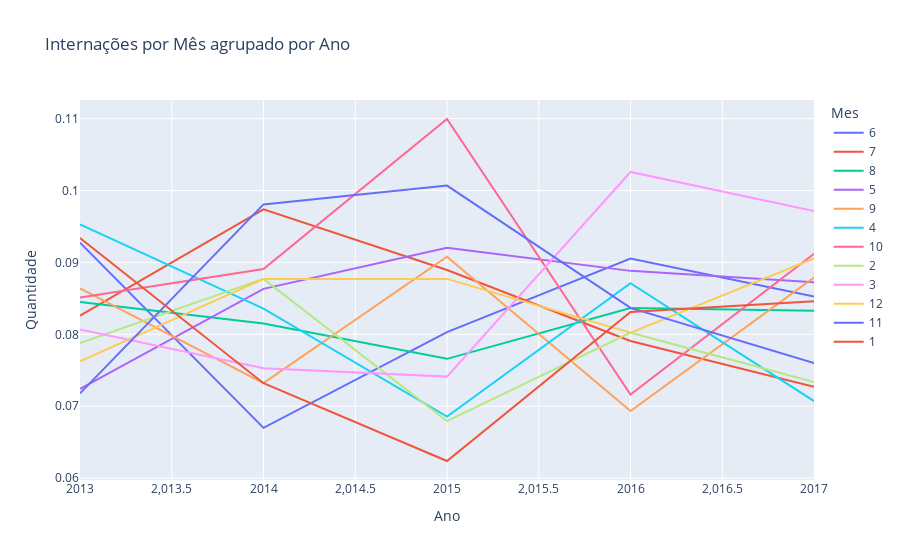

Notebook cell for this chart:
### Code cell
px.line(ano_mes_internacao, x='Mes', y = 'Quantidade', color='Ano', title='Internações por Mês agrupado por Ano')
px.line(ano_mes_internacao_cum.sort_values(by='Ano'), x='Ano', y = 'Quantidade', color='Mes', title='Internações por Mês agrupado por Ano')

### Figure 1 — Plotly figure (JSON) as saved in the notebook; plotly's stock layout.template omitted (floating-point values rounded to 4 significant figures)
{"data": [{"hovertemplate": "Mes=6<br>Ano=%{x}<br>Quantidade=%{y}<extra></extra>", "legendgroup": "6", "line": {"color": "#636efa", "dash": "solid"}, "marker": {"symbol": "circle"}, "mode": "lines", "name": "6", "orientation": "v", "showlegend": true, "type": "scatter", "x": [2013, 2014, 2015, 2016, 2017], "xaxis": "x", "y": [0.09276, 0.06699, 0.0803, 0.09054, 0.08526], "yaxis": "y"}, {"hovertemplate": "Mes=7<br>Ano=%{x}<br>Quantidade=%{y}<extra></extra>", "legendgroup": "7", "line": {"color": "#EF553B", "dash": "solid"}, "marker": {"symbol": "circle"}, "mode": "lines", "name": "7", "orientation": "v", "showlegend": true, "type": "scatter", "x": [2013, 2014, 2015, 2016, 2017], "xaxis": "x", "y": [0.08259, 0.09738, 0.08894, 0.07908, 0.0727], "yaxis": "y"}, {"hovertemplate": "Mes=8<br>Ano=%{x}<br>Quantidade=%{y}<extra></extra>", "legendgroup": "8", "line": {"color": "#00cc96", "dash": "solid"}, "marker": {"symbol": "circle"}, "mode": "lines", "name": "8", "orientation": "v", "showlegend": true, "type": "scatter", "x": [2013, 2014, 2015, 2016, 2017], "xaxis": "x", "y": [0.0845, 0.08149, 0.07659, 0.08367, 0.08328], "yaxis": "y"}, {"hovertemplate": "Mes=5<br>Ano=%{x}<br>Quantidade=%{y}<extra></extra>", "legendgroup": "5", "line": {"color": "#ab63fa", "dash": "solid"}, "marker": {"symbol": "circle"}, "mode": "lines", "name": "5", "orientation": "v", "showlegend": true, "type": "scatter", "x": [2013, 2014, 2015, 2016, 2017], "xaxis": "x", "y": [0.07243, 0.08633, 0.09203, 0.08883, 0.08724], "yaxis": "y"}, {"hovertemplate": "Mes=9<br>Ano=%{x}<br>Quantidade=%{y}<extra></extra>", "legendgroup": "9", "line": {"color": "#FFA15A", "dash": "solid"}, "marker": {"symbol": "circle"}, "mode": "lines", "name": "9", "orientation": "v", "showlegend": true, "type": "scatter", "x": [2013, 2014, 2015, 2016, 2017], "xaxis": "x", "y": [0.0864, 0.0732, 0.0908, 0.06934, 0.0879], "yaxis": "y"}, {"hovertemplate": "Mes=4<br>Ano=%{x}<br>Quantidade=%{y}<extra></extra>", "legendgroup": "4", "line": {"color": "#19d3f3", "dash": "solid"}, "marker": {"symbol": "circle"}, "mode": "lines", "name": "4", "orientation": "v", "showlegend": true, "type": "scatter", "x": [2013, 2014, 2015, 2016, 2017], "xaxis": "x", "y": [0.0953, 0.08356, 0.06856, 0.08711, 0.07072], "yaxis": "y"}, {"hovertemplate": "Mes=10<br>Ano=%{x}<br>Quantidade=%{y}<extra></extra>", "legendgroup": "10", "line": {"color": "#FF6692", "dash": "solid"}, "marker": {"symbol": "circle"}, "mode": "lines", "name": "10", "orientation": "v", "showlegend": true, "type": "scatter", "x": [2013, 2014, 2015, 2016, 2017], "xaxis": "x", "y": [0.08513, 0.08909, 0.1099, 0.07163, 0.09121], "yaxis": "y"}, {"hovertemplate": "Mes=2<br>Ano=%{x}<br>Quantidade=%{y}<extra></extra>", "legendgroup": "2", "line": {"color": "#B6E880", "dash": "solid"}, "marker": {"symbol": "circle"}, "mode": "lines", "name": "2", "orientation": "v", "showlegend": true, "type": "scatter", "x": [2013, 2014, 2015, 2016, 2017], "xaxis": "x", "y": [0.07878, 0.08771, 0.06794, 0.08023, 0.07336], "yaxis": "y"}, {"hovertemplate": "Mes=3<br>Ano=%{x}<br>Quantidade=%{y}<extra></extra>", "legendgroup": "3", "line": {"color": "#FF97FF", "dash": "solid"}, "marker": {"symbol": "circle"}, "mode": "lines", "name": "3", "orientation": "v", "showlegend": true, "type": "scatter", "x": [2013, 2014, 2015, 2016, 2017], "xaxis": "x", "y": [0.08069, 0.07528, 0.07412, 0.1026, 0.09716], "yaxis": "y"}, {"hovertemplate": "Mes=12<br>Ano=%{x}<br>Quantidade=%{y}<extra></extra>", "legendgroup": "12", "line": {"color": "#FECB52", "dash": "solid"}, "marker": {"symbol": "circle"}, "mode": "lines", "name": "12", "orientation": "v", "showlegend": true, "type": "scatter", "x": [2013, 2014, 2015, 2016, 2017], "xaxis": "x", "y": [0.07624, 0.08771, 0.08771, 0.08023, 0.09055], "yaxis": "y"}, {"hovertemplate": "Mes=11<br>Ano=%{x}<br>Quantidade=%{y}<extra></extra>", "legendgroup": "11", "line": {"color": "#636efa", "dash": "solid"}, "marker": {"symbol": "circle"}, "mode": "lines", "name": "11", "orientation": "v", "showlegend": true, "type": "scatter", "x": [2013, 2014, 2015, 2016, 2017], "xaxis": "x", "y": [0.07179, 0.09807, 0.1007, 0.08367, 0.07601], "yaxis": "y"}, {"hovertemplate": "Mes=1<br>Ano=%{x}<br>Quantidade=%{y}<extra></extra>", "legendgroup": "1", "line": {"color": "#EF553B", "dash": "solid"}, "marker": {"symbol": "circle"}, "mode": "lines", "name": "1", "orientation": "v", "showlegend": true, "type": "scatter", "x": [2013, 2014, 2015, 2016, 2017], "xaxis": "x", "y": [0.09339, 0.0732, 0.06238, 0.08309, 0.0846], "yaxis": "y"}], "layout": {"legend": {"title": {"text": "Mes"}, "tracegroupgap": 0}, "title": {"text": "Internações por Mês agrupado por Ano"}, "xaxis": {"anchor": "y", "domain": [0, 1], "title": {"text": "Ano"}}, "yaxis": {"anchor": "x", "domain": [0, 1], "title": {"text": "Quantidade"}}}}
